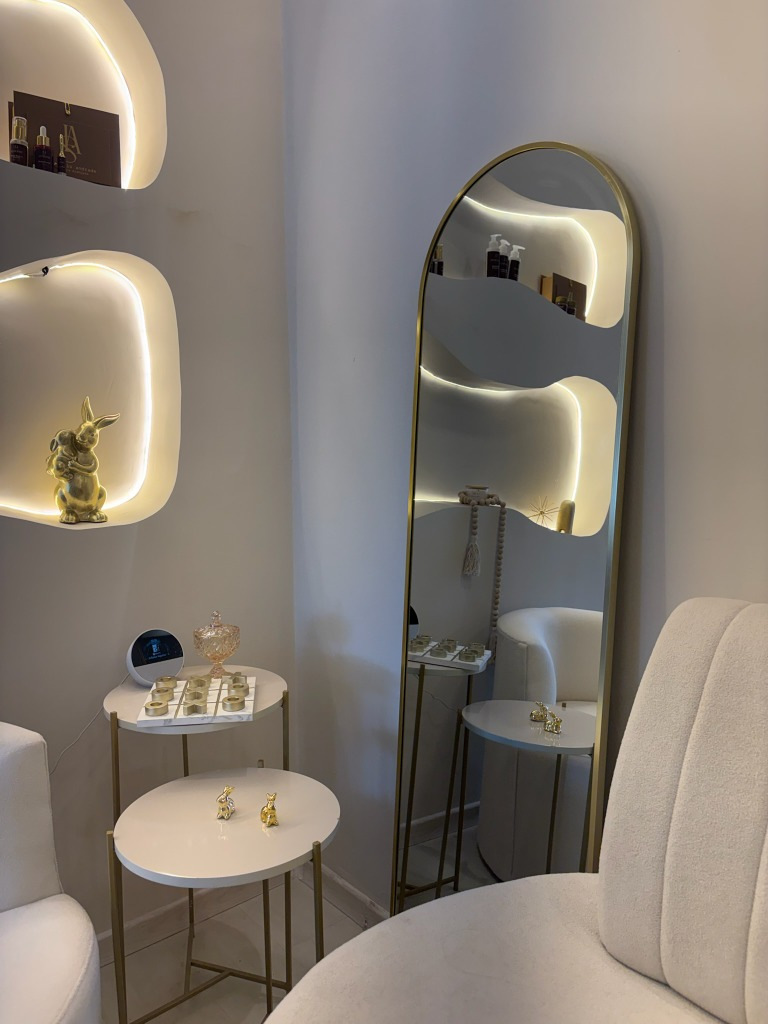
#> input picture assets/images/ambiente1.jpg, 768 x 1024 px, given in place of media__1781121851605.jpg, which was not available
$ python temp_bg8.py
#> lines starting #> are read from the running program, lines starting #| are printed output that depends on the picture; pictures that were not available may be replaced by others from this repository, and a replacement may not be noted
import os
from PIL import Image

src_path = r'C:\Users\MrDel\.gemini\antigravity\brain\ed7a5c69-061c-456c-8058-90a71597b62a\media__1781121851605.jpg'
antes_dest = r'd:\Projetos\Dr. Isis Site\assets\images\bumbum_antes.jpg'
depois_dest = r'd:\Projetos\Dr. Isis Site\assets\images\bumbum_depois.jpg'

try:
    with Image.open(src_path) as img:
#> img is the input picture: PIL image 768x1024 RGB; mean R, G, B 134.2, 125.2, 115.6
        width, height = img.size
#> width = 768; height = 1024
        # cleanly split into top and bottom without shifting anything
        top_img = img.crop((0, 0, width, 540))
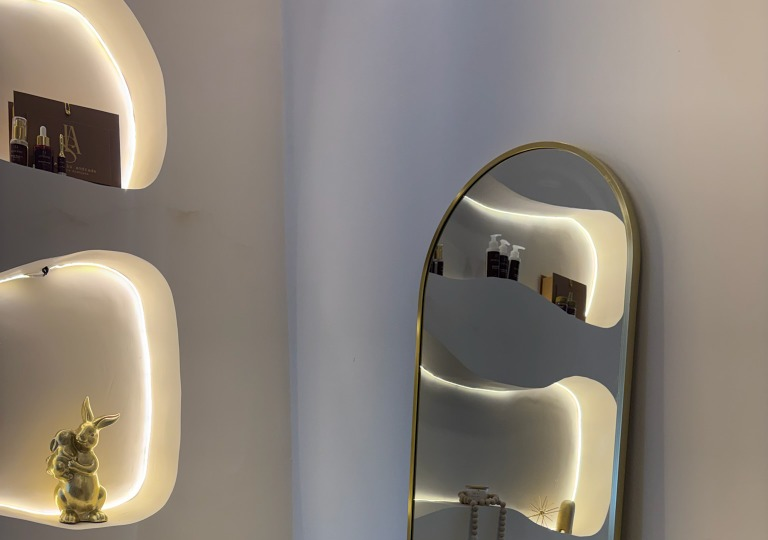
#> top_img: PIL image 768x540 RGB; mean R, G, B 139.3, 131, 121.5
        bottom_img = img.crop((0, 540, width, 1024))
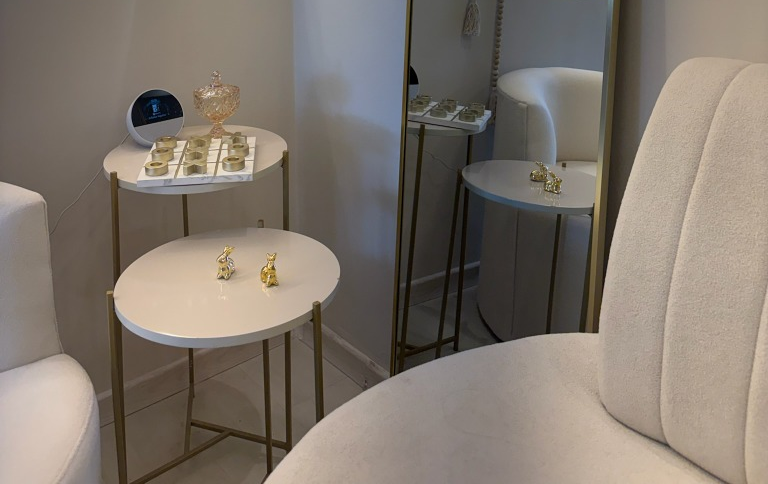
#> bottom_img: PIL image 768x484 RGB; mean R, G, B 128.5, 118.8, 109

        top_img.save(antes_dest, quality=95)
        bottom_img.save(depois_dest, quality=95)
        print("Success! Split into antes and depois cleanly.")
except Exception as e:
    print("Error:", e)

# Update index.html to use CSS Flexbox
index_path = r'd:\Projetos\Dr. Isis Site\index.html'
#> (the run stopped early here; a loop or call above may not have finished)

$ run again, on assets/images/ambiente2.jpg
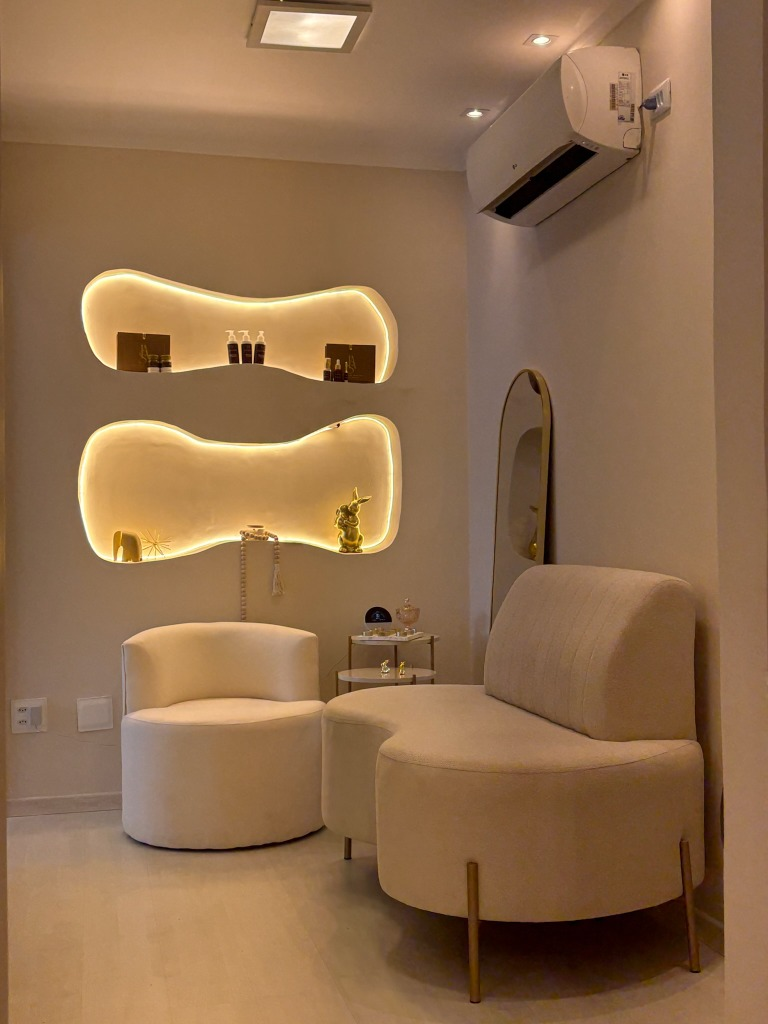
#> input picture assets/images/ambiente2.jpg, 768 x 1024 px, given in place of media__1781121851605.jpg, which was not available
#> img is the input picture: PIL image 768x1024 RGB; mean R, G, B 143.5, 109, 76.7
#> `top_img = img.crop((0, 0, width, 540))`:
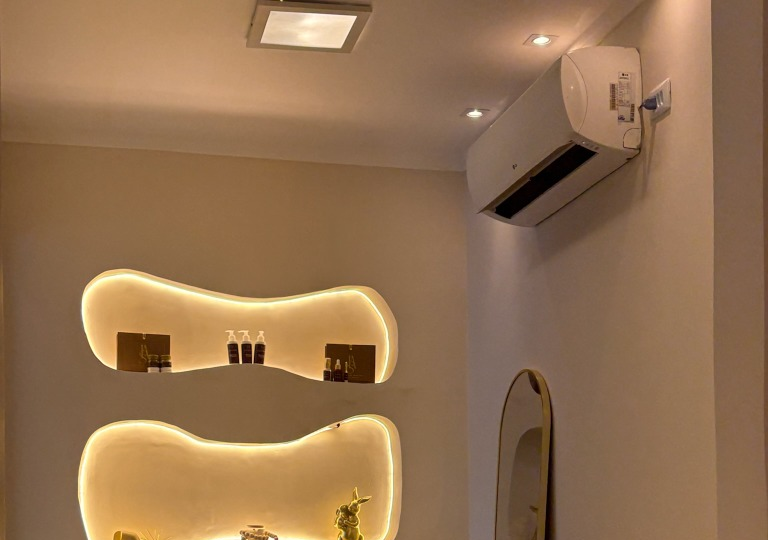
#> top_img: PIL image 768x540 RGB; mean R, G, B 147.9, 113.8, 81.3
#> `bottom_img = img.crop((0, 540, width, 1024))`:
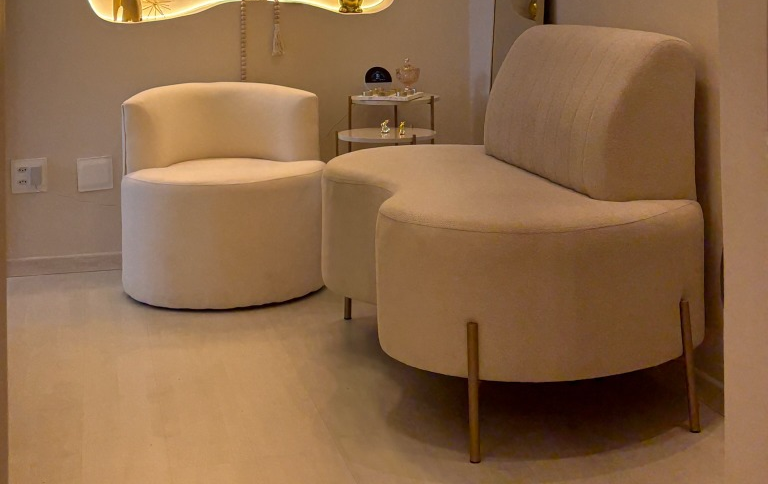
#> bottom_img: PIL image 768x484 RGB; mean R, G, B 138.7, 103.6, 71.6
